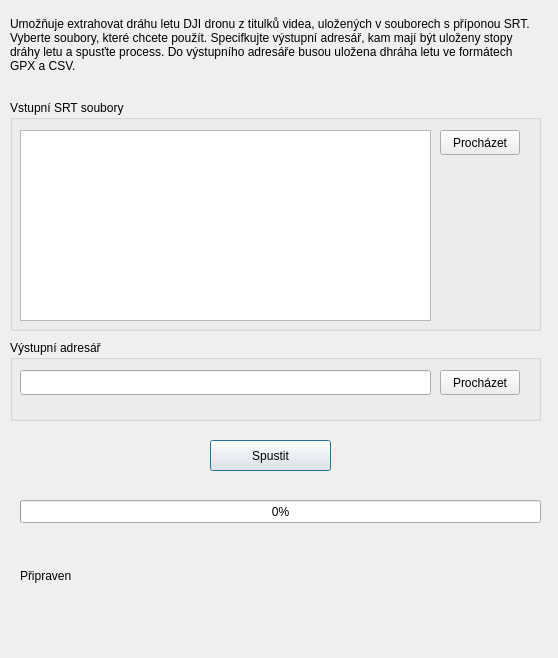
<?xml version="1.0" encoding="UTF-8"?>
<ui version="4.0">
 <class>Dialog</class>
 <widget class="QDialog" name="Dialog">
  <property name="geometry">
   <rect>
    <x>0</x>
    <y>0</y>
    <width>558</width>
    <height>658</height>
   </rect>
  </property>
  <property name="windowTitle">
   <string>DJI SRT to GPX a CSV</string>
  </property>
  <widget class="QPushButton" name="pushButtonConvert">
   <property name="geometry">
    <rect>
     <x>210</x>
     <y>440</y>
     <width>121</width>
     <height>31</height>
    </rect>
   </property>
   <property name="text">
    <string>Spustit</string>
   </property>
  </widget>
  <widget class="QProgressBar" name="progressBar">
   <property name="geometry">
    <rect>
     <x>20</x>
     <y>500</y>
     <width>521</width>
     <height>23</height>
    </rect>
   </property>
   <property name="value">
    <number>0</number>
   </property>
  </widget>
  <widget class="QLabel" name="labelStatus">
   <property name="geometry">
    <rect>
     <x>20</x>
     <y>540</y>
     <width>501</width>
     <height>71</height>
    </rect>
   </property>
   <property name="text">
    <string>Připraven</string>
   </property>
   <property name="wordWrap">
    <bool>true</bool>
   </property>
  </widget>
  <widget class="QGroupBox" name="groupBox">
   <property name="geometry">
    <rect>
     <x>10</x>
     <y>100</y>
     <width>531</width>
     <height>231</height>
    </rect>
   </property>
   <property name="title">
    <string>Vstupní SRT soubory</string>
   </property>
   <widget class="QPushButton" name="pushButtonBrowseInputs">
    <property name="geometry">
     <rect>
      <x>430</x>
      <y>30</y>
      <width>80</width>
      <height>25</height>
     </rect>
    </property>
    <property name="text">
     <string>Procházet</string>
    </property>
   </widget>
   <widget class="QPlainTextEdit" name="plainTextEdit">
    <property name="geometry">
     <rect>
      <x>10</x>
      <y>30</y>
      <width>411</width>
      <height>191</height>
     </rect>
    </property>
   </widget>
  </widget>
  <widget class="QGroupBox" name="groupBox_2">
   <property name="geometry">
    <rect>
     <x>10</x>
     <y>340</y>
     <width>531</width>
     <height>81</height>
    </rect>
   </property>
   <property name="title">
    <string>Výstupní adresář</string>
   </property>
   <widget class="QLineEdit" name="lineEdit">
    <property name="geometry">
     <rect>
      <x>10</x>
      <y>30</y>
      <width>411</width>
      <height>25</height>
     </rect>
    </property>
   </widget>
   <widget class="QPushButton" name="pushButtonBrowseOutput">
    <property name="geometry">
     <rect>
      <x>430</x>
      <y>30</y>
      <width>80</width>
      <height>25</height>
     </rect>
    </property>
    <property name="text">
     <string>Procházet</string>
    </property>
   </widget>
  </widget>
  <widget class="QLabel" name="label">
   <property name="geometry">
    <rect>
     <x>10</x>
     <y>10</y>
     <width>531</width>
     <height>71</height>
    </rect>
   </property>
   <property name="text">
    <string>&lt;html&gt;&lt;head/&gt;&lt;body&gt;&lt;p&gt;Umožňuje extrahovat dráhu letu DJI dronu z titulků videa, uložených v souborech s příponou SRT. Vyberte soubory, které chcete použít. Specifkujte výstupní adresář, kam mají být uloženy stopy dráhy letu a spusťte process. Do výstupního adresáře busou uložena dhráha letu ve formátech GPX a CSV.&lt;/p&gt;&lt;/body&gt;&lt;/html&gt;</string>
   </property>
   <property name="wordWrap">
    <bool>true</bool>
   </property>
  </widget>
 </widget>
 <resources/>
 <connections/>
</ui>
